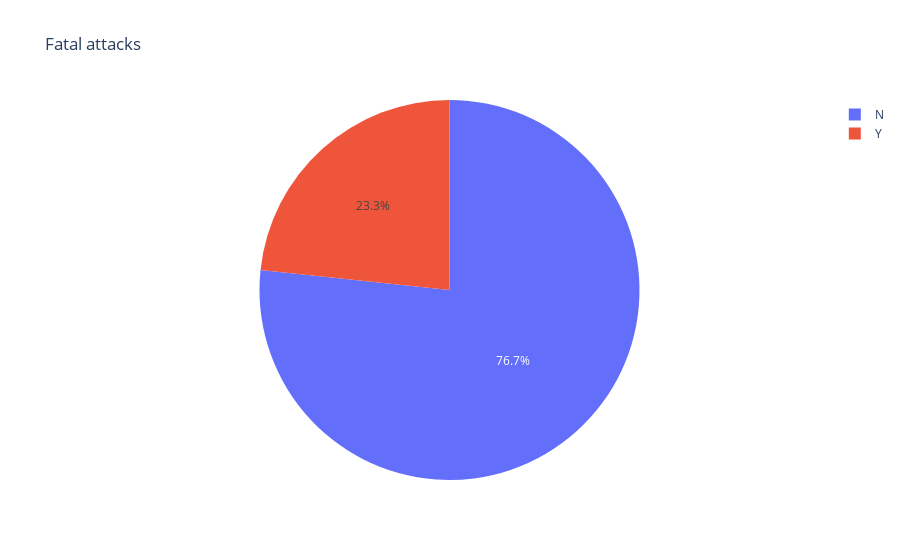

The notebook cell saved with this chart:
### Code cell
fig2= px.pie(survivalrate, values="yesno", names = "Fatal", title='Fatal attacks')
fig2.show()

### Figure 1 — Plotly figure (JSON) as saved in the notebook; plotly's stock layout.template omitted (floating-point values rounded to 4 significant figures)
{"data": [{"domain": {"x": [0, 1], "y": [0, 1]}, "hovertemplate": "Fatal=%{label}<br>yesno=%{value}<extra></extra>", "labels": ["N", "Y"], "legendgroup": "", "name": "", "showlegend": true, "type": "pie", "values": [4352, 1323]}], "layout": {"legend": {"tracegroupgap": 0}, "title": {"text": "Fatal attacks"}}}
